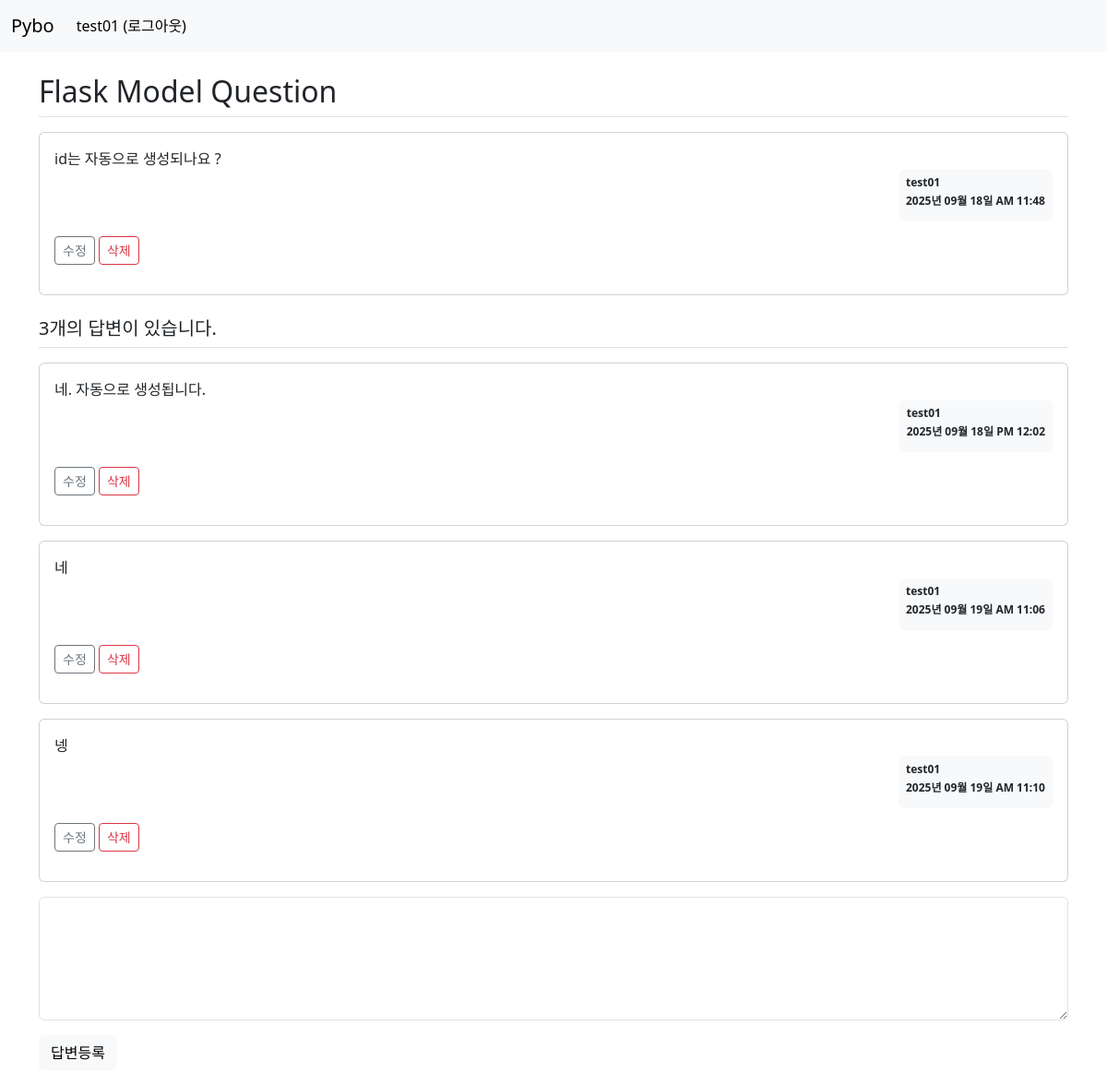
Screenshot of /question/detail/2/ (signed in) with the database file from the repository.
### pybo/models.py (models this page shows)
class User(db.Model):
    id = db.Column(db.Integer, primary_key=True) # 테이블에서 유일하게 구분할 수 있는 값들
    username = db.Column(db.String(150), unique=True, nullable=False) # unique = 중복 X
    password = db.Column(db.String(200), nullable=False)
    email = db.Column(db.String(120), unique=True, nullable=False)

class Question(db.Model):    # class() -> 괄호 안에 내용 : 다른 클래스를 상속받을 때 괄호 안에 씀
    id = db.Column(db.Integer, primary_key=True)
    subject = db.Column(db.String(200), nullable=False) # not null = nullable
    content = db.Column(db.Text(), nullable=False)
    create_date = db.Column(db.DateTime(), nullable=False)
    user_id = db.Column(db.Integer, db.ForeignKey('user.id', ondelete='CASCADE'), nullable=False)
    user = db.relationship('User', backref=db.backref('question_set'))
    modify_date = db.Column(db.DateTime(), nullable=True)
    image_path = db.Column(db.String(200), nullable=True)

class Answer(db.Model):
    id = db.Column(db.Integer, primary_key=True)
    question_id = db.Column(db.Integer, db.ForeignKey('question.id', ondelete='CASCADE'))
    question = db.relationship('Question', backref=db.backref('answer_set')) # Question과 연결
    content = db.Column(db.Text(), nullable=False)
    create_date = db.Column(db.DateTime(), nullable=False)
    user_id = db.Column(db.Integer, db.ForeignKey('user.id', ondelete='CASCADE'), nullable=False)
    user = db.relationship('User', backref=db.backref('answer_set'))
    modify_date = db.Column(db.DateTime(), nullable=True)

### pybo/views/question_views.py (the view)
@bp.route('/detail/<int:question_id>/') # <url parameter> -> question 아이디만 받아서 원하는 부분만 보여줌 / 문자열로 고정하면 수정이 어려움
def detail(question_id):
    form = AnswerForm() # 질문 상세 템플릿에 답변 폼 추가
    question = Question.query.get_or_404(question_id)  # get 말고 get_or_404 쓰면 값이 없을 때 404 page를 보여줌 / ctrl누르고 클릭하면 함수 정의 보여줌
    return render_template('question/question_detail.html', question=question, form=form)

### pybo/forms.py
class AnswerForm(FlaskForm):
    content = TextAreaField('내용', validators=[DataRequired("내용은 필수입력 항목입니다.")])

### pybo/filter.py (called while the page is built)
def format_datetime(value, fmt='%Y년 %m월 %d일 %p %I:%M'):
    return value.strftime(fmt)

### pybo/views/auth_views.py (called while the page is built)
@bp.before_app_request
def load_logged_in_user():
    user_id = session.get('user_id')
    if user_id is None:
        g.user = None # 플라스크에서 사용하는 객체 g => 컨텍스트 변수, 요청 -> 응답 과정에서 유효함, 사용자의 정보를 기억
    else:
        g.user= User.query.get(int(user_id)) # user의 정보(id, pw, em ...)을 다 가져와서 g에 저장

### pybo/templates/question/question_detail.html (shortened to what this page needs)
{% extends 'base.html' %}
{% block content %}
<div class="container my-3">
    <h2 class="border-bottom py-2">{{ question.subject }}</h2>
    <div class="card my-3">
        <div class="card-body">
            <div class="card-text">
                {{ question.content }}
            </div>
             <div class="d-flex justify-content-end">
                <div class="badge bg-light text-dark p-2 text-start">
                    <p class="mb-2">{{ question.user.username }}</p>
                    <p class="mb-2">{{ question.create_date|datetime }}</p>
                </div>
            </div>
            <div class="my-3">
                {% if g.user == question.user %}
                <a href="{{ url_for('question.modify', question_id=question.id) }}" class="btn btn-sm btn-outline-secondary">수정</a>
                <button class="btn btn-sm btn-outline-danger delete" data-uri="{{ url_for('question.delete', question_id=question.id) }}">삭제</button>
                {% endif %}
            </div>
        </div>
    </div>
    <h5 class="border-bottom my-3 py-2">{{ question.answer_set|length }}개의 답변이 있습니다.</h5>
    {% for answer in question.answer_set %}
    <div class="card my-3">
        <div class="card-body">
            <div class="card-text">
                {{ answer.content }}
            </div>
            <div class="d-flex justify-content-end">
                <div class="badge bg-light text-dark p-2 text-start">
                    <p class="mb-2">{{ answer.user.username }}</p>
                    <p class="mb-2">{{ answer.create_date|datetime }}</p>
                </div>
            </div>
            <div class="my-3">
                {% if g.user == answer.user %}
                <a href="{{ url_for('answer.modify', answer_id=answer.id) }}" class="btn btn-sm btn-outline-secondary">수정</a>
                <button class="btn btn-sm btn-outline-danger delete" data-uri="{{ url_for('answer.delete', answer_id=answer.id) }}">삭제</button>
                {% endif %}
            </div>
        </div>
    </div>
    {% endfor %}
    <form action="{{ url_for('answer.create', question_id= question.id)}}" method="post">
        <textarea {% if not g.user %} disabled {% endif %}
                  class="form-control" name="content" id="content" rows="5"></textarea>
        <button {% if not g.user %} disabled {% endif %}
                type="submit" class="btn btn-light mt-3">답변등록</button>
    </form>
</div>
{% endblock %}

### pybo/templates/navbar.html (shortened to what this page needs)
    <nav class="navbar navbar-expand-sm bg-body-tertiary">
        <div class="container-fluid">
            <a class="navbar-brand" href="{{ url_for('main.index') }}">Pybo</a>
            <div class="collapse navbar-collapse" id="navbarTogglerDemo02">
                {% if g.user %}
                <ul class="navbar-nav me-auto mb-2 mb-lg-0">
                    <li class="nav-item">
                        <a class="nav-link active" aria-current="page" href="{{ url_for('auth.logout') }}">{{ g.user.username }} (로그아웃)</a>
                    </li>
                </ul>
            {% endif %}
            </div>
        </div>
    </nav>

### pybo/static/style.css (style rules this page uses)
textarea { width: 100%; }
button[type='submit'] { martin-top: 10px; }

### rows the page displays
User: user.username "test01"
Question: subject "Flask Model Question", content "id는 자동으로 생성되나요 ?", create_date "2025년 09월 18일 AM 11:48"
Answer: content "네. 자동으로 생성됩니다.", user.username "test01", create_date "2025년 09월 18일 PM 12:02"
Answer: content "네", user.username "test01", create_date "2025년 09월 19일 AM 11:06"
Answer: content "넹", user.username "test01", create_date "2025년 09월 19일 AM 11:10"

### other values shown
{{ question.answer_set|length }} "3"
